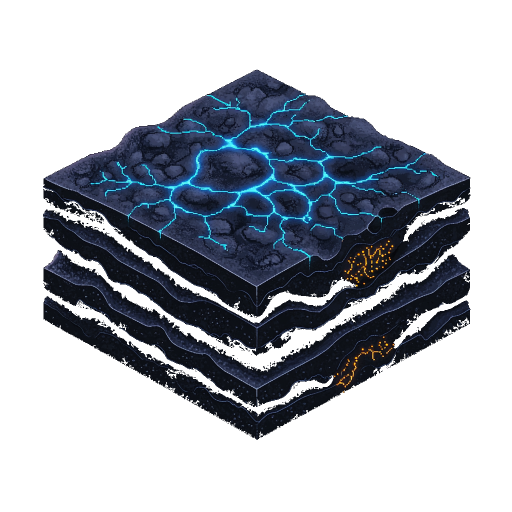
#> input picture assets/terrain/iso/synaptic_slab_1_clean.png, 1024 x 1024 px (shown at 1/2 size)
$ python -i process_synaptic_slabs.py   (imports and definitions only)
#> lines starting #> are read from the running program, lines starting #| are printed output that depends on the picture; after the words box and inside, x2 and y2 are one past the last pixel; in counts of white or black regions, pixels touching at a corner belong together
#> further down, picture is the input picture: PIL image 1024x1024 RGBA; mean R, G, B, A 14.3, 18.9, 27.5, 94.4
import os
import glob
from PIL import Image, ImageFilter
import numpy as np
from collections import deque

# [35 lines left out: function remove_background, not called in this run]

def extract_top_diamond(img_clean: Image.Image, out_size=(64, 32)) -> Image.Image:
    # Crop the top diamond region from the 1024x1024 slab
    # Top diamond roughly occupies x: [150, 874], y: [130, 580]
#> called with out_size = (64, 32)
    w, h = img_clean.size
#> w = 1024; h = 1024
    # Bounding box of the slab
    bbox = img_clean.getbbox()
#> bbox = (86, 139, 941, 880)
    if not bbox:
        return img_clean.resize(out_size, Image.Resampling.LANCZOS)

    # Top diamond center is around top 40% of the slab
    top_region = img_clean.crop((bbox[0] + 40, bbox[1] + 10, bbox[2] - 40, bbox[1] + int((bbox[3] - bbox[1]) * 0.52)))
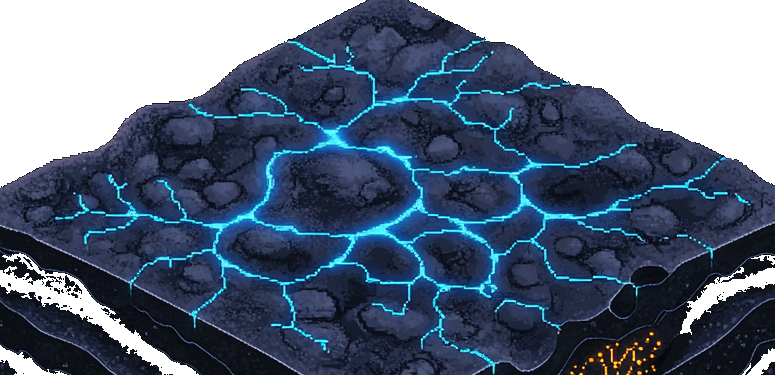
#> top_region: PIL image 775x375 RGBA; mean R, G, B, A 28.5, 43, 63.8, 188.8; transparent parts drawn white
    # Resize to exact 64x32
    diamond_tile = top_region.resize(out_size, Image.Resampling.LANCZOS)
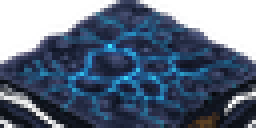
#> diamond_tile: PIL image 64x32 RGBA (shown 4 times larger); mean R, G, B, A 30.2, 44.6, 66.5, 188.6; transparent parts drawn white

    # Mask to exact 64x32 2:1 diamond
    mask = Image.new("L", out_size, 0)
#> mask: PIL image 64x32 L; every value is 0
    m_arr = np.array(mask)
    for y in range(32):
        for x in range(64):
            # Distance from center in diamond metric
            # normalized: |x - 31.5| / 32 + |y - 15.5| / 16 <= 1.0
            dx = abs(x - 31.5) / 32.0
            dy = abs(y - 15.5) / 16.0
            if dx + dy <= 1.02:
                m_arr[y, x] = 255
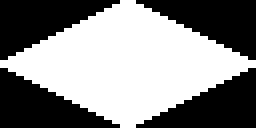
#> m_arr: shape (32, 64) (shown 4 times larger); 53.1% white; 4 black regions, box (x1, y1, x2, y2) and area: (0, 0, 30, 15) 240, (34, 0, 64, 15) 240, (0, 17, 30, 32) 240, (34, 17, 64, 32) 240
    diamond_tile.putalpha(Image.fromarray(m_arr))
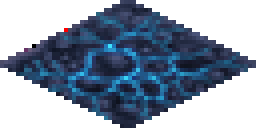
#> diamond_tile: PIL image 64x32 RGBA (shown 4 times larger); mean R, G, B, A 30.2, 44.6, 66.5, 135.5; transparent parts drawn white
    return diamond_tile

# [50 lines left out: functions extract_wall_texture, main, not called in this run]

# [2 lines not run here, left out]

>>> from PIL import Image
>>> picture = Image.open('../assets/terrain/iso/synaptic_slab_1_clean.png')
>>> result = extract_top_diamond(picture)
